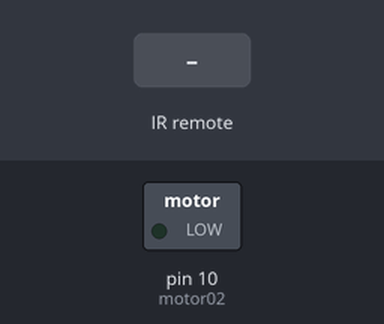
Recording of a sketch running on a simulated Arduino Uno, built with avr-gcc and run on an emulated ATmega328P. On the bench: switched loads named in the sketch (green lamp = pin HIGH). The test bench sets the inputs (shaded band). Pins used as bus, display or sensor lines are not drawn.

Above: at 1.2 s.
1.3 s: infrared code 0xA05F received
At 2.1 s:
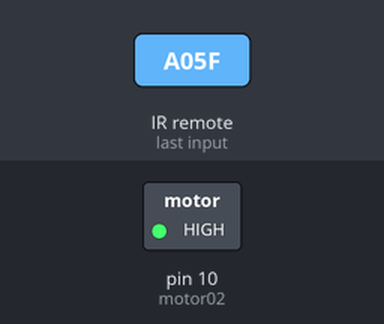
Timing chart, 0 to 4.8 s (numbered marks = the images above; inputs shaded):
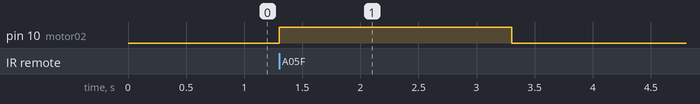

Measured:
- after the input at 1.3 s, pin 10 (motor02): LOW → HIGH at once, → LOW 2.0 s later

The sketch:

Test_INFRARED.ino
```cpp
//------------------------------------------------------
//PROGRAMA: Test_INFRARED.ino (Arduino UNO rev3)
//Autor: Enrique Rodriguez Vela (enero-2018)
//Descripción: Encendido de led infrarrojo
//Modulos usados: KY-022 INFRARED
//-------------------------------------------------------
#include <IRremote.h>

const int RECV_PIN = 11;
IRrecv irrecv(RECV_PIN);
decode_results results;
const int motor01 = 11;
const int motor02 = 10;


void setup(){
  irrecv.enableIRIn();
  irrecv.blink13(true);
  pinMode(motor01, OUTPUT);
  pinMode(motor02, OUTPUT);
}

void loop(){
    if (irrecv.decode(&results)){

        switch(results.value){
          case 0xA05F: //Keypad button "5"
          digitalWrite(motor01, HIGH);
          digitalWrite(motor02, HIGH);
          delay(2000);
          digitalWrite(motor01, LOW);
          digitalWrite(motor02, LOW);
          }

        irrecv.resume();
    }
     delay (100); // small delay to prevent reading errors
}
```
